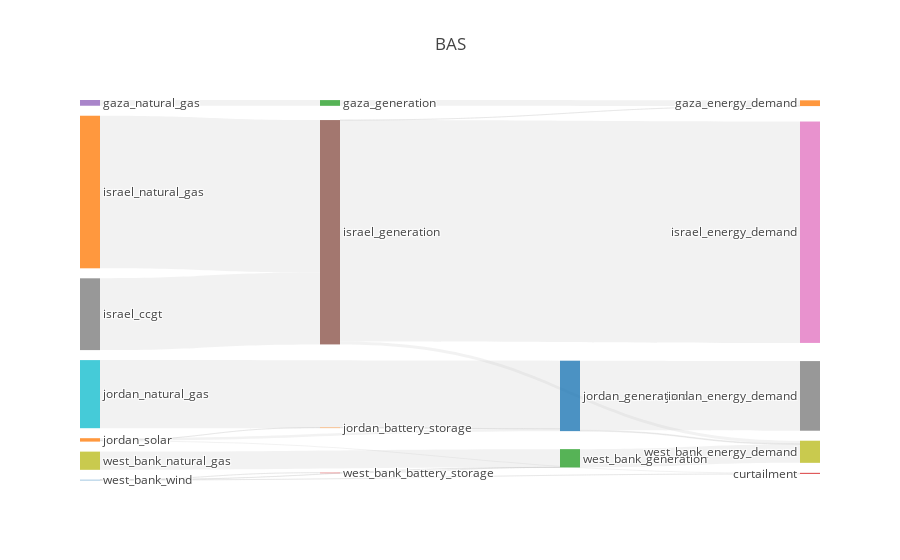

Write notebook code for a chart like this one.
### Markdown cell above
## Looking at Palestinian self-sufficiency

### Code cell
region='west_bank'
scenario='BAS'
results[scenario].plot_self_sufficiency(region=region)
results[scenario].get_self_sufficiency(region=region)
results[scenario].plot_flows_sankey(title=scenario)

### Figure 1 — Plotly figure (JSON) as saved in the notebook; plotly's stock layout.template omitted (floating-point values rounded to 4 significant figures)
{"data": [{"domain": {"x": [0, 1], "y": [0, 1]}, "link": {"color": ["rgba(189, 189, 189, 0.2)", "rgba(189, 189, 189, 0.2)", "rgba(189, 189, 189, 0.2)", "rgba(189, 189, 189, 0.2)", "rgba(189, 189, 189, 0.2)", "rgba(189, 189, 189, 0.2)", "rgba(189, 189, 189, 0.2)", "rgba(189, 189, 189, 0.2)", "rgba(189, 189, 189, 0.2)", "rgba(189, 189, 189, 0.2)", "rgba(189, 189, 189, 0.2)", "rgba(189, 189, 189, 0.2)", "rgba(189, 189, 189, 0.2)", "rgba(189, 189, 189, 0.2)", "rgba(189, 189, 189, 0.2)", "rgba(189, 189, 189, 0.2)", "rgba(189, 189, 189, 0.2)", "rgba(189, 189, 189, 0.2)", "rgba(189, 189, 189, 0.2)", "rgba(189, 189, 189, 0.2)", "rgba(189, 189, 189, 0.2)", "rgba(189, 189, 189, 0.2)", "rgba(189, 189, 189, 0.2)", "rgba(189, 189, 189, 0.2)", "rgba(189, 189, 189, 0.2)", "rgba(189, 189, 189, 0.2)", "rgba(189, 189, 189, 0.2)", "rgba(189, 189, 189, 0.2)", "rgba(189, 189, 189, 0.2)", "rgba(189, 189, 189, 0.2)", "rgba(189, 189, 189, 0.2)", "rgba(189, 189, 189, 0.2)", "rgba(189, 189, 189, 0.2)", "rgba(189, 189, 189, 0.2)", "rgba(189, 189, 189, 0.2)", "rgba(189, 189, 189, 0.2)", "rgba(189, 189, 189, 0.2)", "rgba(189, 189, 189, 0.2)", "rgba(189, 189, 189, 0.2)", "rgba(189, 189, 189, 0.2)", "rgba(189, 189, 189, 0.2)", "rgba(189, 189, 189, 0.2)", "rgba(189, 189, 189, 0.2)", "rgba(189, 189, 189, 0.2)", "rgba(189, 189, 189, 0.2)", "rgba(189, 189, 189, 0.2)", "rgba(189, 189, 189, 0.2)", "rgba(189, 189, 189, 0.2)", "rgba(189, 189, 189, 0.2)", "rgba(189, 189, 189, 0.2)", "rgba(189, 189, 189, 0.2)", "rgba(189, 189, 189, 0.2)"], "source": [0, 34, 2, 32, 4, 5, 5, 5, 39, 7, 8, 9, 35, 35, 35, 35, 11, 12, 12, 12, 13, 13, 13, 41, 15, 16, 17, 40, 40, 40, 19, 20, 21, 21, 21, 22, 22, 22, 43, 24, 25, 26, 42, 42, 42, 28, 29, 29, 29, 30, 30, 30], "target": [31, 32, 32, 31, 32, 33, 34, 32, 35, 35, 35, 35, 31, 36, 37, 38, 35, 33, 39, 35, 33, 39, 35, 40, 40, 40, 40, 36, 37, 38, 40, 40, 33, 41, 40, 33, 41, 40, 42, 42, 42, 42, 36, 37, 38, 42, 33, 43, 42, 33, 43, 42], "value": [0, 0, 0, 2330000.0, 2330000.0, 0, 0, 0, 0, 29150000.0, 0, 0, 4416.0, 89900000.0, 0, 1199000.0, 61950000.0, 0, 0, 0, 0, 0, 0, 17790.0, 0, 0, 0, 0, 28280000.0, 326200.0, 27650000.0, 0, 438600.0, 17790.0, 933000.0, 0, 0, 0, 614.6, 0, 0, 0, 0, 0, 7454000.0, 7390000.0, 0, 0, 0, 10850.0, 614.6, 63410.0]}, "node": {"label": ["egypt_generation", "gaza_battery_storage", "gaza_diesel", "gaza_generation", "gaza_natural_gas", "gaza_solar", "israel_battery_storage", "israel_ccgt", "israel_coal", "israel_diesel", "israel_generation", "israel_natural_gas", "israel_solar", "israel_wind", "jordan_battery_storage", "jordan_ccgt", "jordan_coal", "jordan_diesel", "jordan_generation", "jordan_natural_gas", "jordan_shale", "jordan_solar", "jordan_wind", "west_bank_battery_storage", "west_bank_ccgt", "west_bank_coal", "west_bank_diesel", "west_bank_generation", "west_bank_natural_gas", "west_bank_solar", "west_bank_wind", "gaza_energy_demand", "gaza_generation", "curtailment", "gaza_battery_storage", "israel_generation", "israel_energy_demand", "jordan_energy_demand", "west_bank_energy_demand", "israel_battery_storage", "jordan_generation", "jordan_battery_storage", "west_bank_generation", "west_bank_battery_storage"], "line": {"color": "black", "width": 0}, "pad": 10}, "orientation": "h", "type": "sankey", "valueformat": ".0f"}], "layout": {"autosize": true, "font": {"size": 12}, "title": {"text": "BAS"}}}
